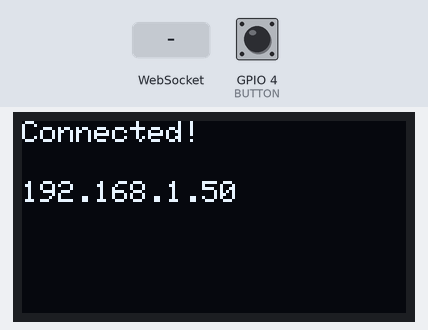
A sketch run on a simulated ESP32. On the bench: 128×64 one-colour display. Inputs (shaded band) come from the test bench; at power-on: GPIO 4 (BUTTON) HIGH. WiFi joins after 1.5 s; servers stay silent unless stated; I2S audio is not simulated (input reads silence); what the sketch prints to the serial monitor is not drawn.

Above: at 2.8 s.
2.9 s: WebSocket text "1" received
At 3.9 s:
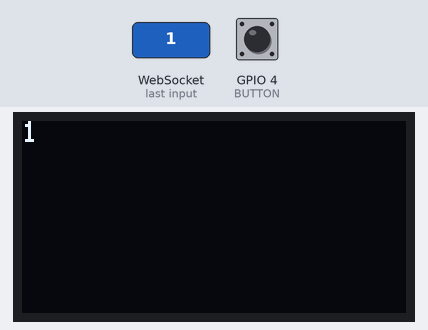
4.4 s: GPIO 4 (BUTTON) pulled LOW for 0.15 s
At 5.0 s:
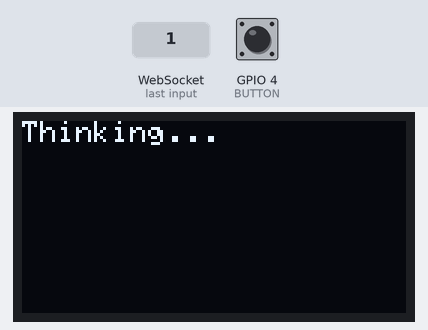
6.1 s: WebSocket text "0" received
At 6.4 s:
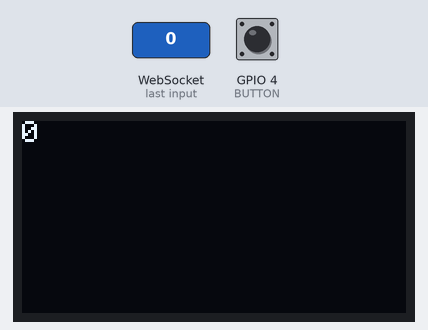
7.6 s: GPIO 4 (BUTTON) pulled LOW for 1 s
At 8.4 s:
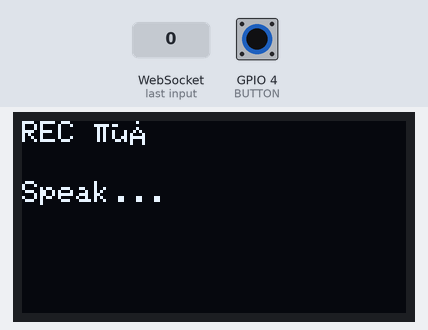
10.1 s: GPIO 4 (BUTTON) pulled LOW for 3.2 s
Timing chart, 0 to 13.1 s (numbered marks = the images above; inputs shaded):
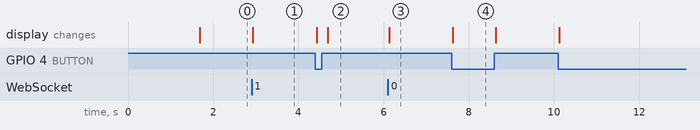

Measured:
- after the input at 2.9 s, the display: changes at once (image 1)
- after the input at 4.4 s, the display: first changes at once (image 2 shows a later state)
- after the input at 6.1 s, the display: changes at once (image 3)
- after the input at 7.6 s, the display: changes at once (image 4)

The sketch:

sketch.ino
```cpp
#include <WiFi.h>
#include <WebSocketsServer.h>
#include <driver/i2s.h>
#include <Wire.h>
#include <Adafruit_GFX.h>
#include <Adafruit_SSD1306.h>

// ===== WIFI =====
#define WIFI_SSID "UR WIFI SSID"
#define WIFI_PASS "UR WIFI PASS"

// ===== PINS =====
#define I2S_BCLK 26
#define I2S_LRCL 25
#define I2S_DIN  33
#define BUTTON   4
#define OLED_SDA 21
#define OLED_SCL 23

#define SAMPLE_RATE 16000

WebSocketsServer wsServer(81);
Adafruit_SSD1306 oled(128, 64, &Wire, -1);

// ===== OLED =====
void showMsg(String a, String b="") {
  oled.clearDisplay();
  oled.setTextSize(1);
  oled.setTextColor(WHITE);
  oled.setCursor(0,0); oled.println(a);
  oled.setCursor(0,20); oled.println(b);
  oled.display();
}

void showScrolling(String text) {

  const int maxCharsPerLine = 21;
  const int maxLines = 4;

  // ===== LINE BUFFER =====
  String lines[50];
  int totalLines = 0;

  String current = "";

  // ===== WORD WRAP =====
  for (int i = 0; i < text.length(); i++) {
    char c = text[i];

    current += c;

    // wrap if line full
    if (current.length() >= maxCharsPerLine || c == '\n') {
      lines[totalLines++] = current;
      current = "";
    }
  }

  // last line
  if (current.length() > 0) {
    lines[totalLines++] = current;
  }

  // ===== DISPLAY WITH TRUE VERTICAL SCROLL =====
  int start = 0;

  while (true) {

    oled.clearDisplay();
    oled.setCursor(0, 0);

    // show only last 4 lines window
    for (int i = 0; i < maxLines; i++) {
      int idx = start + i;
      if (idx < totalLines) {
        oled.println(lines[idx]);
      }
    }

    oled.display();

    // stop if all lines shown
    if (start + maxLines >= totalLines) break;

    start++;
    delay(1200);  // scroll speed
  }
}

// ===== I2S =====
void setupI2S() {
  i2s_config_t config = {
    .mode = (i2s_mode_t)(I2S_MODE_MASTER | I2S_MODE_RX),
    .sample_rate = SAMPLE_RATE,
    .bits_per_sample = I2S_BITS_PER_SAMPLE_32BIT,
    .channel_format = I2S_CHANNEL_FMT_ONLY_LEFT,
    .communication_format = I2S_COMM_FORMAT_I2S,
    .intr_alloc_flags = ESP_INTR_FLAG_LEVEL1,
    .dma_buf_count = 8,
    .dma_buf_len = 1024,
    .use_apll = false
  };

  i2s_pin_config_t pins = {
    .bck_io_num = I2S_BCLK,
    .ws_io_num = I2S_LRCL,
    .data_out_num = -1,
    .data_in_num = I2S_DIN
  };

  i2s_driver_install(I2S_NUM_0, &config, 0, NULL);
  i2s_set_pin(I2S_NUM_0, &pins);
  i2s_zero_dma_buffer(I2S_NUM_0);
}

// ===== RECEIVE AI =====
void onWebSocketEvent(uint8_t num, WStype_t type, uint8_t * payload, size_t length) {
  if (type == WStype_TEXT) {
    String msg = String((char*)payload);
    Serial.println("AI: " + msg);
    showScrolling(msg);
  }
}

// ===== SETUP =====
void setup() {
  Serial.begin(115200);

  pinMode(BUTTON, INPUT_PULLUP);

  Wire.begin(OLED_SDA, OLED_SCL);
  oled.begin(SSD1306_SWITCHCAPVCC, 0x3C);

  showMsg("WiFi...");
  WiFi.begin(WIFI_SSID, WIFI_PASS);
  while (WiFi.status() != WL_CONNECTED) delay(200);

  showMsg("Connected!", WiFi.localIP().toString());

  wsServer.begin();
  wsServer.onEvent(onWebSocketEvent);

  setupI2S();
}

// ===== LOOP =====
void loop() {
  wsServer.loop();

  static bool recording = false;
  bool pressed = digitalRead(BUTTON) == LOW;

  // START
  if (pressed && !recording) {
    recording = true;
    wsServer.broadcastTXT("START");
    showMsg("REC ●", "Speak...");
    delay(200);
  }

  // STOP
  if (!pressed && recording) {
    recording = false;
    wsServer.broadcastTXT("STOP");
    showMsg("Thinking...");
  }

  // STREAM AUDIO
  if (recording) {
    const int samples = 512;
    int32_t buffer32[samples];
    int16_t buffer16[samples];

    size_t bytesRead;
    i2s_read(I2S_NUM_0, buffer32, sizeof(buffer32), &bytesRead, portMAX_DELAY);

    for (int i = 0; i < samples; i++) {
      buffer16[i] = buffer32[i] >> 16; // 🔥 proven working
    }

    wsServer.broadcastBIN((uint8_t*)buffer16, samples * 2);
  }

  delay(5);
}
```
